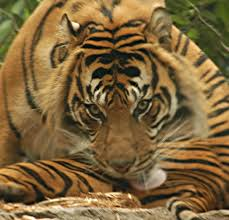
#> input picture file_io/in.jpg, 229 x 220 px
$ python image.py
#> lines starting #> are read from the running program, lines starting #| are printed output that depends on the picture
from PIL import Image
from PIL import ImageFilter

def main():
   with Image.open("in.jpg") as img:
#> img is the input picture: PIL image 229x220 RGB; mean R, G, B 125.6, 100.7, 60.1
      img = img.rotate(180)
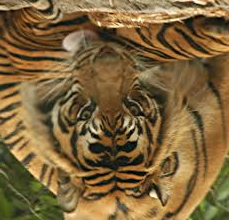
#> img: PIL image 229x220 RGB; mean R, G, B 125.6, 100.7, 60.1
      img = img.filter(ImageFilter.BLUR)
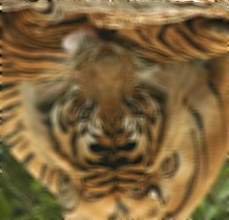
#> img: PIL image 229x220 RGB; mean R, G, B 125.7, 100.8, 60.2
      img.save("out.jpg")
main()
